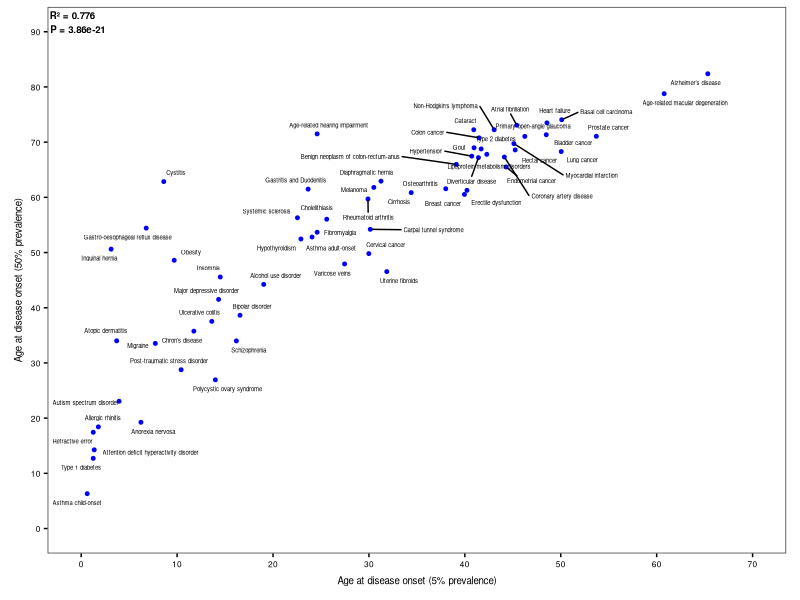

Reproduce this figure in R. (Note: this script raises an error after producing the figure.)
library(ggplot2)
library(ggrepel)
library("ggpubr")

####################
#### SUB-PLOT 1 ####
####################

# Prepare Dataframe
ages <- read.delim("onset_age_62diseases_v17.01.2025_FinRegistryR11.tsv", sep="\t")
names <- read.delim("disease_names.csv", sep=";")

# Rename
colnames(ages)[1] <- c("Code")

# Merge
df <- merge(ages, names, by="Code")

# Correlation plot ADO_5 and ADO_50
p2 = ggplot(df, aes(ADO_5, ADO_50)) +
  geom_point() +
  theme_bw() +
  theme(axis.title.x = element_text(size = 7),
        axis.text.x = element_text(size = 7),
        axis.title.y = element_text(size = 7),
        axis.text.y = element_text(size = 7)) +
  xlab("Age at disease onset (5% prevalence)") +
  ylab("Age at disease onset (50% prevalence)") +
  geom_text_repel(data=df, aes(label=DiseaseName), max.overlaps = Inf, size = 7,
                  family = "Helvetica")

# Scatter plot
ct <- cor.test(df$ADO_5, df$ADO_50, method = "pearson")
r2 <- unname(ct$estimate)^2
pval <- ct$p.value

scatter_plot <- ggplot(df, aes(x = ADO_5, y = ADO_50)) +
  geom_point(size = 1, color = "blue", alpha = 1) +
  labs(x = "Age at disease onset (5% prevalence)", y = "Age at disease onset (50% prevalence)") +
  geom_text_repel(data=df, aes(label=DiseaseName), max.overlaps = Inf, size = 1.5) +
  scale_x_continuous(breaks = seq(0, 70, by = 10), limits = c(0, 70)) +
  scale_y_continuous(breaks = seq(0, 90, by = 10), limits = c(0, 90)) +
  annotate(
    "text",
    x = -Inf, y = Inf,
    hjust = -0.05, vjust = 1.2,
    size = 7/.pt, fontface = "bold", family = "Helvetica",
    label = sprintf("R² = %.3f\nP = %.2e", r2, pval)
  ) +
  
  theme_bw() +
  theme(
    panel.grid = element_blank(),
    axis.text = element_text(size = 6, family = "Helvetica", color = "black"),
    axis.ticks = element_line(color = "black"),
    axis.title.x = element_text(size = 7, family = "Helvetica", color = "black", margin = margin(t = 5)),
    axis.title.y = element_text(size = 7, family = "Helvetica", color = "black", margin = margin(r = 5)),
    plot.margin = margin(t = 5, r = 10, b = 10, l = 10)
  )

scatter_plot

####################
#### SUB-PLOT 2 ####
####################

# Inputs
data <- read.delim("merged_finregistry_ghdx_onset_ages.tsv", sep = "\t")

# Correlation
cor_test <- cor.test(data$ADO_5, data$Prev5, method = "pearson")
p <- cor_test$p.value
r <- unname(cor_test$estimate)
lab <- sprintf("Pearson r = %.2f\nP = %s",
               r, format.pval(p, digits = 2, eps = 1e-16))

# Plot
plot <- ggplot(data, aes(x=ADO_5, y=Prev5)) + 
  geom_point(size=1) + 
  geom_smooth(method=lm, se=TRUE, linewidth=0.5) + 
  xlab("FinRegistry age at disease onset (5% prevalence)") + 
  ylab("GHDx age at disease onset (5% prevalence)") +
  annotate("text", x = -Inf, y = Inf, label = lab,
           hjust = -0.05, vjust = 1.2, size = 7/.pt, family = "Helvetica", fontface = "bold") +
  theme_bw(base_family = "Helvetica") +
  scale_x_continuous(limits = c(0, 62), breaks = seq(0, 60, by = 10)) +
  scale_y_continuous(limits = c(0, 62), breaks = seq(0, 60, by = 10)) +
  theme(panel.grid = element_blank(),
        text = element_text(family = "Helvetica"),
        axis.title = element_text(size = 7),
        axis.text  = element_text(size = 6),
        axis.title.y = element_text(margin = margin(r = 5)),
        axis.title.x = element_text(margin = margin(t = 5))
  )

######################
#### MERGE & SAVE ####
######################

merge_plot <- plot_grid(
  scatter_plot, plot,
  ncol = 1,
  labels = c("a", "b"),
  label_fontface = "bold",
  label_fontfamily = "Helvetica",
  label_size = 7,
  align = "hv",
  rel_widths = c(1, 1)
)

ggsave("extended_data_fig_8.png",
       merge_plot, width = 180, height = 180, units = "mm", dpi = 400)

# vector:
ggsave(
  filename = "extended_data_fig_8.pdf",
  plot = merge_plot,
  device = "pdf",
  width = 180,
  height = 180,
  units = "mm",
  useDingbats = FALSE
)
